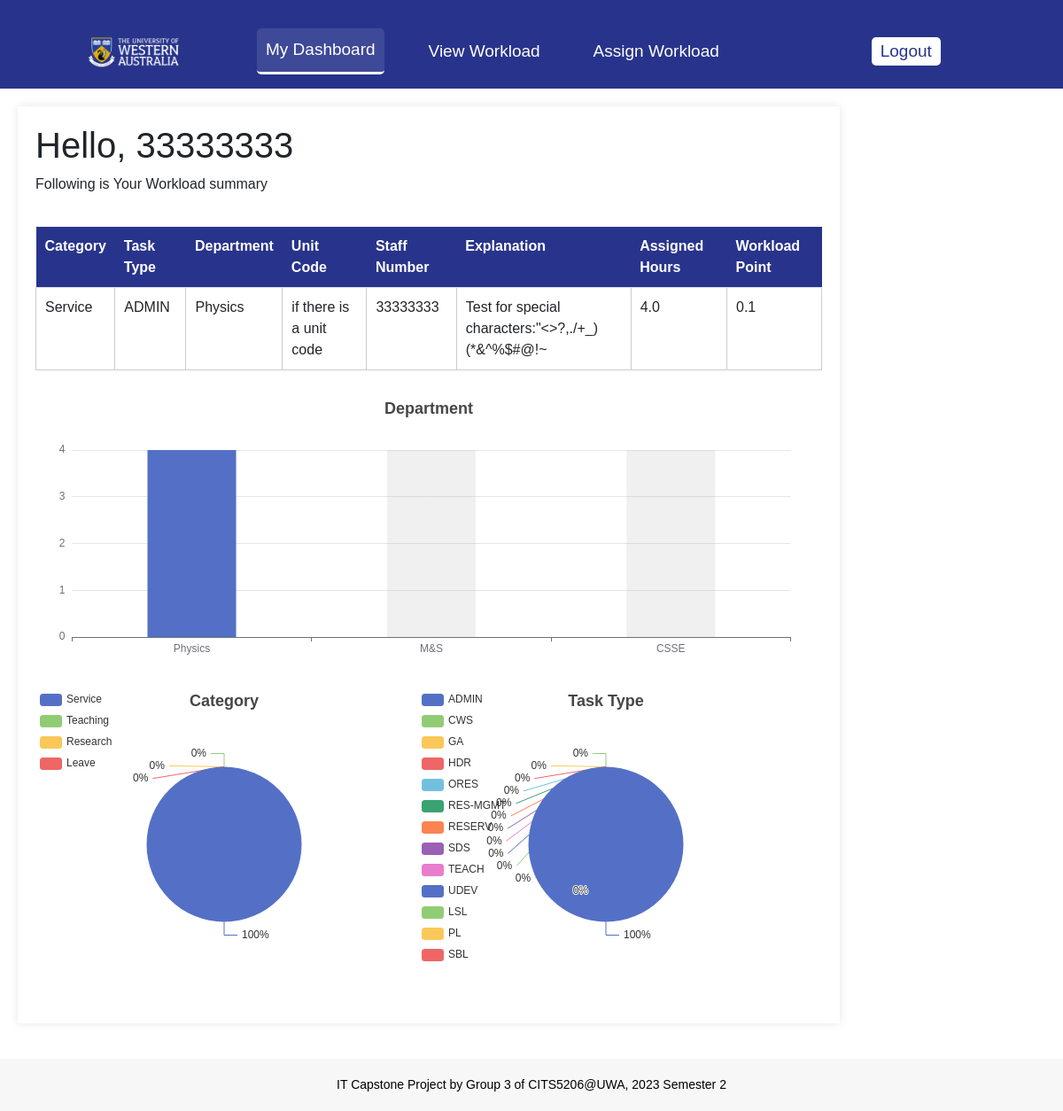
Before: /dashboard (signed in) with the older database file.
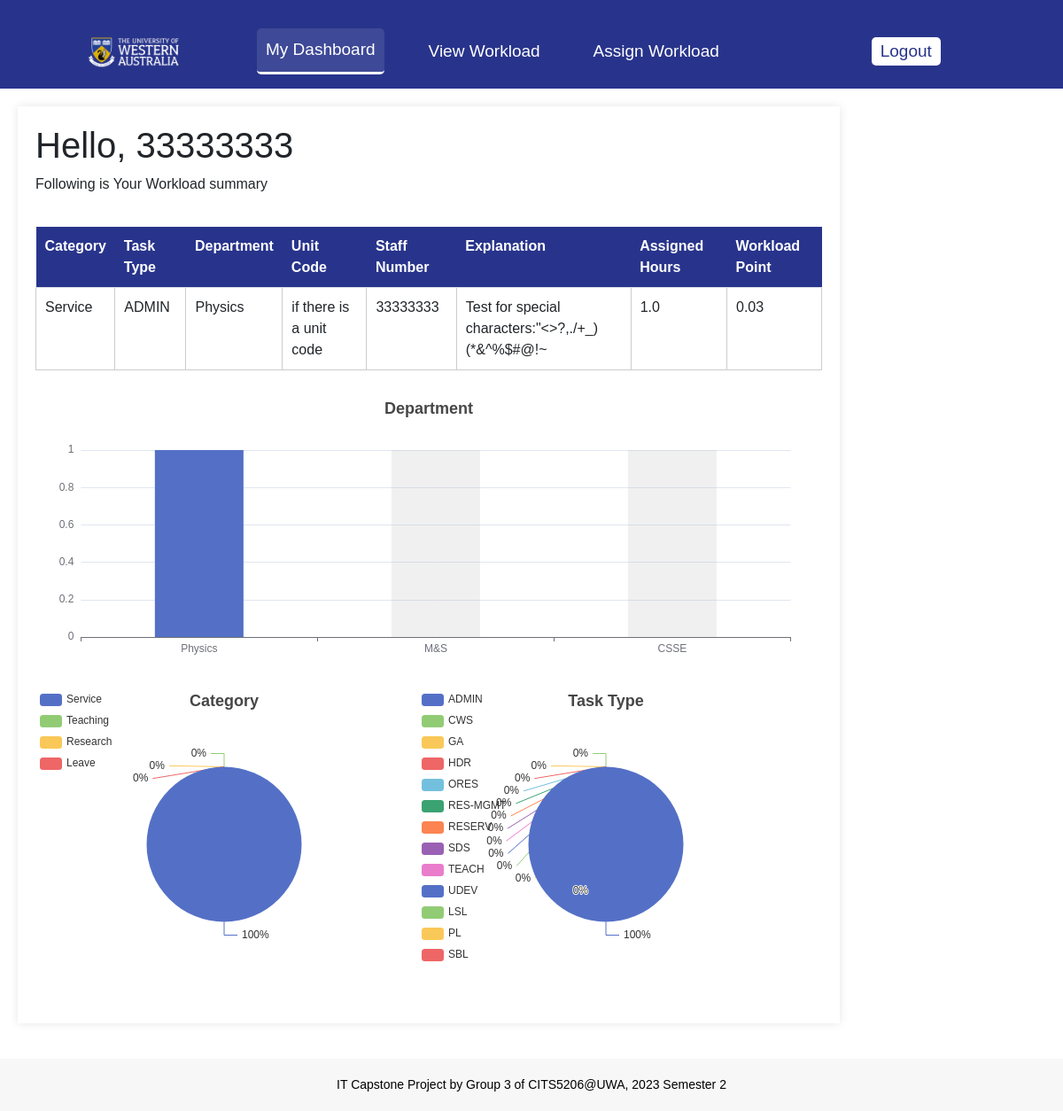
After: the same page with the newer database file.
### app/models.py (models this page shows, shortened)
class Login(UserMixin, db.Model):
    username = db.Column(db.Integer, primary_key=True) # username is the unique staff number
    password_hash = db.Column(db.String(128), nullable=False)
    user = db.relationship('User', backref='login', uselist=False)

class WorkloadAllocation(db.Model):
    alloc_id = db.Column(db.Integer, primary_key=True)
    work_id = db.Column(db.Integer, db.ForeignKey('work.work_id'), nullable=False)
    hours_allocated = db.Column(db.Float, nullable=False)
    workload_point = db.Column(db.Float, nullable=False)
    username = db.Column(db.Integer, db.ForeignKey('user.username'), nullable=False)
    comment = db.Column(db.String(256))
    comment_status = db.Column(db.String(64))
    user = db.relationship('User', backref='workload_allocations')
    work = db.relationship('Work', backref='workload_allocations')
    __table_args__ = (
        db.CheckConstraint(comment_status.in_(['Read', 'Unread']), name='comment_status_check'),
        db.CheckConstraint('workload_point == hours_allocated / user.contract_hour', name='workload_point_check'),
    )
    db.Index('idx_alloc_id', 'alloc_id')

class Work(db.Model):
    work_id = db.Column(db.Integer, primary_key=True)
    work_explanation = db.Column(db.String(128))
    unit_code = db.Column(db.String(64)) # unit_code is optional only if the work is related to a unit
    work_type = db.Column(db.String(64), nullable=False)#work type is one of the following 10 types of work and 3 types of leave
    dept_id = db.Column(db.Integer, db.ForeignKey('department.dept_id'), nullable=False)#work belongs to a department
    __table_args__ = (db.CheckConstraint(work_type.in_(['ADMIN', 'CWS', 'GA', 'HDR', 'ORES', 'RES-MGMT', 'RESERV', 'SDS', 'TEACH', 'UDEV','LSL', 'PL', 'SBL']), name='work_type_check'),)
    department = db.relationship('Department', backref='works')
    db.Index('idx_work_id', 'work_id')
    @hybrid_property
    def work_category(self):
        if self.work_type in ["ADMIN", "GA", "SDS"]:
            return "Service"
        elif self.work_type in ["CWS", "TEACH", "UDEV"]:
            return "Teaching"
        elif self.work_type in ["HDR", "ORES", "RES-MGMT", "RESERV"]:
            return "Research"
        elif self.work_type in ["LSL", "PL", "SBL"]:
            return "Leave"
        else:
            return None

class Department(db.Model):
    dept_id = db.Column(db.Integer, primary_key=True)
    dept_name = db.Column(db.String(64), nullable=False, unique=True)
    __table_args__ = (db.CheckConstraint(dept_name.in_(['Physics', 'M&S', 'CSSE']), name='dept_name_check'),)

class User(db.Model):
    username = db.Column(db.Integer, db.ForeignKey('login.username'), primary_key=True) # username is the unique staff number
    role_id = db.Column(db.Integer, db.ForeignKey('role.role_id'))
    leave_hours = db.Column(db.Float)
    contract_hour = db.Column(db.Float)
    available_hours = db.Column(db.Float)
    dept_id = db.Column(db.Integer, db.ForeignKey('department.dept_id'))#staff belongs to a department
    __table_args__ = (db.CheckConstraint('available_hours = contract_hour - leave_hours', name='available_hours_check'),)
    department = db.relationship('Department', backref='users')

### app/routes.py (the view)
@app.route('/dashboard')
@login_required
def dashboard():
    role_id = current_user.user.role_id
    if role_id == 4 or role_id == 1:
        workloads = WorkloadAllocation.query.filter_by(
            username=current_user.username).all()
    elif role_id == 2:
        workloads = WorkloadAllocation.query.join(Work, Work.work_id == WorkloadAllocation.work_id).filter(
            Work.dept_id == current_user.user.dept_id).filter(WorkloadAllocation.username == current_user.username).all()
    elif role_id == 3:
        workloads = WorkloadAllocation.query.filter_by(
            username=current_user.username).all()
    deprest = Department.query.all()
    departments = []
    departments_value = []
    for item in deprest:
        value = 0
        departments.append(item.dept_name)
        works = Work.query.filter_by(dept_id=item.dept_id).all()
        for subitem in works:
            workallcation = WorkloadAllocation.query.filter_by(
                work_id=subitem.work_id).filter_by(username=current_user.username).all()
            for witem in workallcation:
                value = value + witem.hours_allocated
        departments_value.append(value)
    all_work = Work.query.all()
    work_type = []
    work_type_value = []
    work_category = []
    work_category_value = []
    for item in all_work:
        if item.work_type not in work_type:
            work_type.append(item.work_type)
        if item.work_category not in work_category:
            work_category.append(item.work_category)
    for item in work_type:
        value = 0
        work = Work.query.filter_by(work_type=item).all()
        for subitem in work:
            workallcation = WorkloadAllocation.query.filter_by(
                work_id=subitem.work_id).filter_by(username=current_user.username).all()
            for witem in workallcation:
                value = value + witem.hours_allocated
        work_type_value.append(value)
    work_type_data = []
    i = 0
    for item in work_type:
        temp = {
            'name': item,
            'value': work_type_value[i]
        }
        work_type_data.append(temp)
        i = i + 1
    for item in work_category:
        work_type = []
        if item == "Service":
            work_type = ["ADMIN", "GA", "SDS"]
        if item == "Teaching":
            work_type = ["CWS", "TEACH", "UDEV"]
        if item == "Research":
            work_type = ["HDR", "ORES", "RES-MGMT", "RESERV"]
        if item == "Leave":
            work_type = ["LSL", "PL", "SBL"]
        value = 0
        for subitem in work_type:
            work = Work.query.filter_by(work_type=subitem).all()
            for subitem in work:
                workallcation = WorkloadAllocation.query.filter_by(work_id=subitem.work_id).filter_by(
                    username=current_user.username).all()
                for witem in workallcation:
                    value = value + witem.hours_allocated
        work_category_value.append(value)
    work_category_data = []
    j = 0
    for item in work_category:
        temp = {
            'name': item,
            'value': work_category_value[j]
        }
        work_category_data.append(temp)
        j = j + 1
    return render_template('dashboard.html', title='Dashboard',
                           username=current_user.username,
                           workloads=workloads,
                           departments=departments,
                           departments_value=departments_value,
                           work_type_data=work_type_data,
                           work_category_data=work_category_data
                           )

### app/models.py (called while the page is built)
@login.user_loader
def load_user(username):
    return Login.query.get(int(username))

### app/routes.py (called while the page is built)
@app.before_request
def before_request():
    g.show_notification = False
    if current_user.is_authenticated:
        user = User.query.filter_by(username=current_user.username).first()
        if user:
            is_hod = user.role_id == Role.query.filter_by(
                role_name='HoD').first().role_id
            g.is_hod = is_hod
            if is_hod:
                unread_comments = WorkloadAllocation.query.join(User, WorkloadAllocation.username == User.username).filter(
                    WorkloadAllocation.comment_status == "Unread",
                    User.dept_id == user.dept_id
                ).count()
                g.show_notification = unread_comments > 0
            else:
                g.show_notification = False
        else:
            g.show_notification = False

### app/templates/dashboard.html (shortened to what this page needs)
{% extends "base.html" %}
{% block content %}
    <link rel="stylesheet" href="{{ url_for('static', filename='css/base.css') }}"/>
    <link rel="stylesheet" href="{{ url_for('static', filename='css/dashboard.css') }}"/>
    <div class="content-container">
        <div class="main-content">
            <div class="top">
                <div class="left">
                    <h1>Hello, {{ username }}</h1>
                    <p>Following is Your Workload summary</p>
                </div>
            </div>
            <div class="bottomContent">
                <table class="table">
                    <tr>
                        <th class="sortable">Category </th>
                        <th class="sortable">Task Type </th>
                        <th class="sortable">Department </th>
                        <th class="sortable">Unit Code </th>
                        <th class="sortable">Staff Number </th>
                        <th class="sortable">Explanation </th>
                        <th class="sortable">Assigned Hours </th>
                        <th class="sortable">Workload Point </th>
                    </tr>
                    {% for workload in workloads %}
                        <tr>
                            <td>{{ workload.work.work_category }}</td>
                            <td>{{ workload.work.work_type }}</td>
                            <td>
                                {% if workload.work.work_type in ['LSL', 'PL', 'SBL'] %}
                                    {{workload.user.department.dept_name }}
                                {% else %}
                                    {{workload.work.department.dept_name }}
                                {% endif %}
                            </td>
                            <td>{{ workload.work.unit_code }}</td>
                            <td>{{ workload.user.username }}</td>
                            <td>{{ workload.work.work_explanation }}</td>
                            <td>{{ workload.hours_allocated }}</td>
                            <td>{{ workload.workload_point }}</td>
                        </tr>
                    {% endfor %}
                </table>
            </div>
            <div id="container1" style="height: 300px; margin-top: 30px;"></div>
            <div id="container2" style="height: 350px; margin-top: 30px; width: 48%;display: inline-block;"></div>
            <div id="container3" style="height: 350px; margin-top: 30px; width: 48%;display: inline-block;"></div>
        </div>
    </div>
    </html>
{% endblock %}

### app/templates/base.html (shortened to what this page needs)
<!DOCTYPE html>
<html lang="en">
  <head>
    {% block styles %}
    <link rel="stylesheet" href="../static/css/base.css" />
    <link
      rel="stylesheet"
      href="https://cdnjs.cloudflare.com/ajax/libs/twitter-bootstrap/5.1.3/css/bootstrap.min.css"
    />
    {% endblock %}
  </head>
  <body>
    <header>
      <nav>
        <ul>
          <li>
            <a href="/"
              ><img src="../static/images/logo.png" alt="Logo" class="logo"
            /></a>
          </li>
          <li>
            <a
              href="/dashboard"
              class="{{ 'active' if request.endpoint == 'dashboard' }}"
              >My Dashboard</a
            >
          </li>
          <li>
            <a
              href="/view_all_workload"
              class="{{ 'active' if request.endpoint == 'view_all_workload' }}"
              >View Workload</a
            >
          </li>
          <li>
            <a
              href="/assign_workload"
              class="{{ 'active' if request.endpoint == 'assign' }}"
              >Assign Workload</a
            >
          </li>
           {% if current_user.is_anonymous %}
          <li><a href="{{ url_for('login') }}">Login</a></li>
          {% else %}
          <li><a href="{{ url_for('logout') }}">Logout</a></li>
          {% endif %}
        </ul>
      </nav>
    </header>
     {% block content %}{% endblock %}
    <footer>
      <p id="footer-text">
        IT Capstone Project by Group 3 of CITS5206@UWA, 2023 Semester 2
      </p>
    </footer>
  </body>
</html>

### app/static/css/base.css (style rules this page uses)
body { font-family: Arial, sans-serif; margin: 0; padding: 0; }
header { height: 100px; background-color: rgb(40, 52, 139); padding: 0 10px; display: flex; align-items: center; justify-content: space-between; }
nav { height: 86.73px; }
.logo { width: 100%; max-width: 150px; height: auto; margin-right: 10px; }
nav ul { display: flex; justify-content: space-between; align-items: center; flex: 1; }
nav ul li { margin: 0 20px; align-items: center; display: flex; }
nav ul li a { font-size: 19px; text-decoration: none; color: white; padding: 10px 10px; border-radius: 5px; transition: background-color 0.2s; }
nav ul li:last-child { width: 200px; justify-content: flex-end; }
nav ul li:last-child a { background-color: white; color: rgb(40, 52, 139); padding: 5px 10px; border-radius: 5px; }
nav ul li a.active { background-color: rgba(255, 255, 255, 0.1); border-bottom: 3px solid white; }
footer { text-align: center; margin-top: 0px; padding: 5px; background-color: #f7f7f7; }
#footer-text { font-size: 14px; }
nav ul { display: block; list-style-type: disc; margin-block-start: 1em; margin-block-end: 1em; margin-inline-start: 0px; margin-inline-end: 0px; padding-inline-start: 40px; list-style-type: none; display: flex; justify-content: center; }
footer p { display: block; margin-block-start: 1em; margin-block-end: 1em; margin-inline-start: 0px; margin-inline-end: 0px; }

### app/static/css/dashboard.css (style rules this page uses)
body { font-family: Arial, sans-serif; margin: 0; padding: 0; background-color: #fff; }
.content-container { display: flex; padding: 20px; }
.main-content { width: 80%; background-color: white; padding: 20px; box-shadow: 0 0 10px rgba(0, 0, 0, 0.1); }
.top { display: flex; justify-content: space-between; margin-bottom: 20px; }
.table { width: 100%; border-collapse: collapse; }
.table th { background-color: rgb(40,52,139); color: #fff; padding: 10px; text-align: left; }
.table td { border: 1px solid #ccc; padding: 10px; }
footer { margin-top: 20px; text-align: center; color: #888; }
footer p { display: block; margin-block-start: 1em; margin-block-end: 1em; margin-inline-start: 0px; margin-inline-end: 0px; }
nav ul { display: block; list-style-type: disc; margin-block-start: 1em; margin-block-end: 1em; margin-inline-start: 0px; margin-inline-end: 0px; padding-inline-start: 40px; list-style-type: none; display: flex; justify-content: center; }

### app/templates/dashboard.html (style rules this page uses)
nav ul li:last-child a { padding: 2px 10px; }
footer p { color: #000; }

Changed rows visible on the page:
changed WorkloadAllocation "Service": hours_allocated "4.0" → "1.0"; workload_point "0.1" → "0.03"
Other visible differences:
chart data {{ departments_value|safe }}: [4.0, 0, 0] → [1.0, 0, 0]
